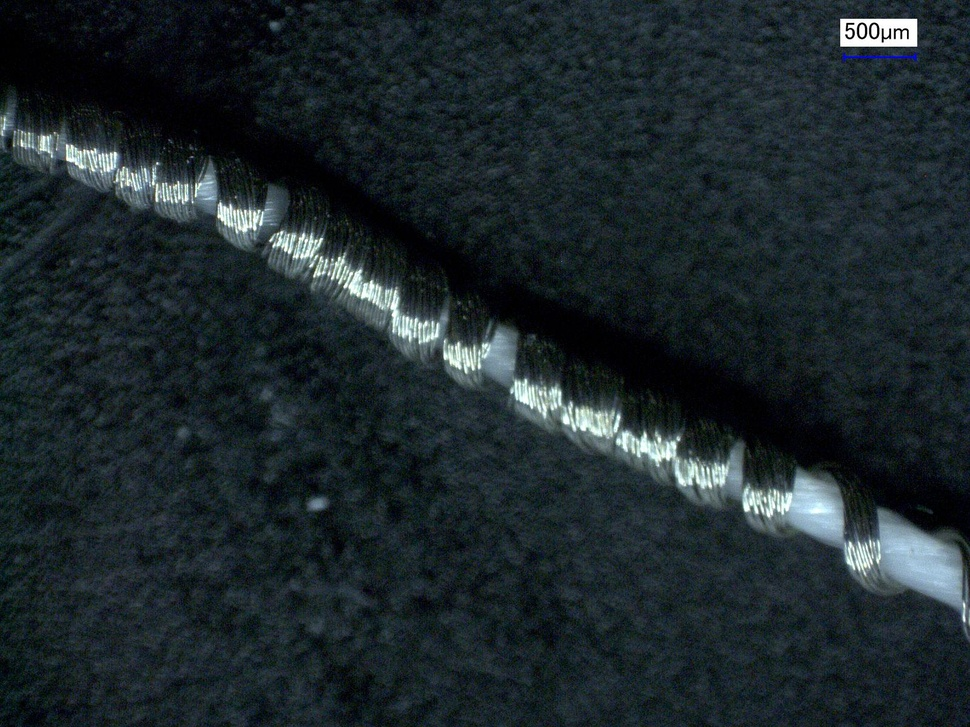
#> input picture image-processing/sample-images/Z50.jpg, 970 x 727 px, shrunk from 1600 x 1200 before the run
$ python pitch_estimate.py   (older library calls are emulated)
#> lines starting #> are read from the running program, lines starting #| are printed output that depends on the picture; after the words box and inside, x2 and y2 are one past the last pixel; in counts of white or black regions, pixels touching at a corner belong together
import cv2
import numpy as np
from scipy.signal import find_peaks
from scipy.ndimage import gaussian_filter, gaussian_filter1d
import matplotlib.pyplot as plt
from dataclasses import dataclass
import os

@dataclass
class PitchResult:
    pitches_um: np.ndarray
    mean_pitch_um: float
    std_pitch_um: float
    num_wraps: int
    confidence: str
    scale_um_per_px: float
    texture_angle_deg: float
    thread_angle_deg: float

def auto_detect_scale_bar(img_color: np.ndarray, expected_um: float = 500) -> float:
    """Auto-detect blue scale bar and return μm per pixel."""
    h, w = img_color.shape[:2]
    hsv = cv2.cvtColor(img_color, cv2.COLOR_BGR2HSV)
    blue_mask = cv2.inRange(hsv, (100, 80, 100), (130, 255, 255))
    contours, _ = cv2.findContours(blue_mask, cv2.RETR_EXTERNAL, cv2.CHAIN_APPROX_SIMPLE)

    best_width = None
    for cnt in contours:
        x, y, cw, ch = cv2.boundingRect(cnt)
        aspect = cw / max(ch, 1)
        if cw > 50 and aspect > 4 and y < h // 3:
            if best_width is None or cw > best_width:
                best_width = cw

    if best_width is not None:
        um_per_px = expected_um / best_width
        print(f"  Scale bar: {best_width}px = {expected_um}μm → {um_per_px:.3f} μm/px")
        return um_per_px

    print("  WARNING: Scale bar not detected, using default 2.0 μm/px")
    return 2.0

def compute_wrap_angle(img: np.ndarray, sigma: float = 3.0) -> float:
    """
    Compute wrap angle using combined approach.
    Returns the TEXTURE direction angle in degrees.
    The actual FIBER angle will be perpendicular to this.
    """

    # Method 1: Hough lines - look for diagonal lines
    edges = cv2.Canny(img, 50, 150)
    lines = cv2.HoughLinesP(edges, 1, np.pi/180, 30,
                            minLineLength=30, maxLineGap=10)

    hough_angle = None
    if lines is not None:
        angles = []
        lengths = []

        for line in lines:
            x1, y1, x2, y2 = line[0]
            angle = np.degrees(np.arctan2(y2 - y1, x2 - x1))
            length = np.sqrt((x2-x1)**2 + (y2-y1)**2)

            # Keep diagonal lines (20-70° from horizontal, either direction)
            abs_angle = abs(angle)
            if 20 < abs_angle < 70:
                angles.append(angle)
                lengths.append(length)

        if len(angles) >= 5:
            angles = np.array(angles)
            lengths = np.array(lengths)
            hough_angle = np.average(angles, weights=lengths)

    # Method 2: Structure tensor on interior
    thread_mask = img > np.percentile(img, 50)
    kernel = np.ones((10, 10), np.uint8)
    interior_mask = cv2.erode(thread_mask.astype(np.uint8), kernel, iterations=1)

    tensor_angle = None
    if np.sum(interior_mask) > 500:
        img_float = img.astype(np.float64)
        Ix = cv2.Sobel(img_float, cv2.CV_64F, 1, 0, ksize=3)
        Iy = cv2.Sobel(img_float, cv2.CV_64F, 0, 1, ksize=3)

        Ixx = gaussian_filter(Ix * Ix, sigma=sigma)
        Iyy = gaussian_filter(Iy * Iy, sigma=sigma)
        Ixy = gaussian_filter(Ix * Iy, sigma=sigma)

        orientation = 0.5 * np.arctan2(2 * Ixy, Ixx - Iyy)
        trace = Ixx + Iyy
        det_term = np.sqrt((Ixx - Iyy)**2 + 4 * Ixy**2)
        coherence = det_term / (trace + 1e-10)

        valid = (interior_mask > 0) & (coherence > 0.3)

        if np.sum(valid) > 100:
            weights = coherence[valid]
            angles_t = orientation[valid]
            sin_sum = np.sum(np.sin(2 * angles_t) * weights)
            cos_sum = np.sum(np.cos(2 * angles_t) * weights)
            tensor_angle = np.degrees(0.5 * np.arctan2(sin_sum, cos_sum))

    # Combine results - prefer diagonal angles
    final_angle = None

    if hough_angle is not None and abs(hough_angle) > 20:
        final_angle = hough_angle
    elif tensor_angle is not None and abs(tensor_angle) > 20:
        final_angle = tensor_angle

    # If we didn't find good diagonal angles, use default
    if final_angle is None:
        final_angle = -45.0

    # CRITICAL FIX: Structure tensor finds gradient direction (perpendicular to fibers)
    # We need the FIBER direction, so add 90°
    # Also NEGATE because image Y-axis is inverted
    fiber_angle = (final_angle + 90.0)

    # Normalize to -90 to +90 range
    if fiber_angle > 90:
        fiber_angle -= 180
    elif fiber_angle < -90:
        fiber_angle += 180

    return fiber_angle


def estimate_pitch(image_path: str, show_plots: bool = True,
                   output_dir: str = ".") -> PitchResult:
    """
    Estimate yarn pitch with wrap-angle-aligned detection lines.
    """

    # === STEP 1: Load and enhance ===
    img = cv2.imread(image_path, cv2.IMREAD_GRAYSCALE)
    img_color = cv2.imread(image_path)

    if img is None:
        raise FileNotFoundError(f"Could not load: {image_path}")

    fname = os.path.basename(image_path)
    print(f"\nProcessing: {fname}")

    um_per_px = auto_detect_scale_bar(img_color)

    clahe = cv2.createCLAHE(clipLimit=2.0, tileGridSize=(8,8))
    img_enhanced = clahe.apply(img)

    # === STEP 2: Detect thread axis angle, rotate horizontal ===
    edges = cv2.Canny(img_enhanced, 50, 150)
    lines = cv2.HoughLinesP(edges, 1, np.pi/180, 50, minLineLength=80, maxLineGap=20)

    thread_angle = 0
    if lines is not None:
        angles = [np.arctan2(l[0][3]-l[0][1], l[0][2]-l[0][0]) for l in lines]
        angles = [a for a in angles if abs(a) < np.pi/4]
        if angles:
            thread_angle = np.degrees(np.median(angles))

    h, w = img_enhanced.shape
    M = cv2.getRotationMatrix2D((w//2, h//2), thread_angle, 1.0)
    img_rot = cv2.warpAffine(img_enhanced, M, (w, h))
    img_color_rot = cv2.warpAffine(img_color, M, (w, h))

    # === STEP 3: Detect wrap angle ===
    wrap_angle = compute_wrap_angle(img_rot, sigma=3.0)

    print(f"  Thread axis: {thread_angle:.1f}°, Wrap angle: {wrap_angle:.1f}°")

    # === STEP 4: Create 1D intensity profile ===
    strip_h = h // 3
    y1, y2 = h//2 - strip_h//2, h//2 + strip_h//2
    strip = img_rot[y1:y2, :]
    profile = np.mean(strip, axis=0)

    # === STEP 5: Smooth and find peaks ===
    sigma = 5
    min_dist_px = 40
    prom_factor = 0.08

    profile_smooth = gaussian_filter1d(profile, sigma=sigma)
    prominence = (np.max(profile_smooth) - np.min(profile_smooth)) * prom_factor

    peaks, _ = find_peaks(profile_smooth, distance=min_dist_px, prominence=prominence)

    # === STEP 6: Calculate pitch ===
    if len(peaks) < 2:
        return PitchResult(np.array([]), 0, 0, len(peaks), "FAILED",
                          um_per_px, wrap_angle, thread_angle)

    distances_px = np.diff(peaks)
    pitches_um = distances_px * um_per_px

    # Remove outliers
    if len(pitches_um) >= 4:
        q1, q3 = np.percentile(pitches_um, [25, 75])
        iqr = q3 - q1
        mask = (pitches_um >= q1 - 1.5*iqr) & (pitches_um <= q3 + 1.5*iqr)
        pitches_clean = pitches_um[mask] if np.sum(mask) >= 2 else pitches_um
    else:
        pitches_clean = pitches_um

    mean_pitch = np.mean(pitches_clean)
    std_pitch = np.std(pitches_clean)
    cv = std_pitch / mean_pitch if mean_pitch > 0 else 1

    if len(peaks) >= 10 and cv < 0.20:
        confidence = "HIGH"
    elif len(peaks) >= 5 and cv < 0.35:
        confidence = "MEDIUM"
    else:
        confidence = "LOW"

    print(f"  Detected {len(peaks)} wraps, pitch: {mean_pitch:.1f} ± {std_pitch:.1f} μm")

    # === Visualization with ANGLED lines ===
    if show_plots:
        fig, axes = plt.subplots(2, 2, figsize=(14, 10))
        fig.suptitle(f'Pitch Analysis: {fname}', fontsize=14, fontweight='bold')

        # Original
        axes[0,0].imshow(cv2.cvtColor(img_color, cv2.COLOR_BGR2RGB))
        axes[0,0].set_title(f'Original (thread axis: {thread_angle:.1f}°)')
        axes[0,0].axis('off')

        # Rotated with ANGLED detection lines
        vis = img_color_rot.copy()

        # wrap_angle is already the FIBER direction (from compute_wrap_angle)
        # Lines marking wraps should be PARALLEL to fiber direction
        line_rad = np.radians(wrap_angle)
        line_half_len = strip_h // 2 + 20  # Half length of each line

        # Draw lines parallel to fiber direction through each detected peak
        for pk in peaks:
            # Center point of line
            cx = pk
            cy = h // 2

            # Line endpoints using fiber angle (parallel to wraps)
            dx = int(line_half_len * np.cos(line_rad))
            dy = int(line_half_len * np.sin(line_rad))

            pt1 = (cx - dx, cy - dy)
            pt2 = (cx + dx, cy + dy)

            cv2.line(vis, pt1, pt2, (0, 255, 0), 2)

        # Draw pitch arrows
        for i in range(min(5, len(peaks)-1)):
            x1, x2 = peaks[i], peaks[i+1]
            y_arr = y1 - 25
            cv2.arrowedLine(vis, (x1, y_arr), (x2, y_arr), (0, 255, 255), 2)
            cv2.putText(vis, f'{pitches_um[i]:.0f}um',
                       ((x1+x2)//2 - 30, y_arr - 8),
                       cv2.FONT_HERSHEY_SIMPLEX, 0.45, (0, 255, 255), 1)

        axes[0,1].imshow(cv2.cvtColor(vis, cv2.COLOR_BGR2RGB))
        axes[0,1].set_title(f'Detected Wraps (n={len(peaks)}, fiber angle: {wrap_angle:.1f}°)')
        axes[0,1].axis('off')

        # Profile
        x_um = np.arange(len(profile_smooth)) * um_per_px
        axes[1,0].plot(x_um, profile_smooth, 'b-', lw=1.5, label='Intensity')
        axes[1,0].plot(x_um[peaks], profile_smooth[peaks], 'r^', ms=8, label='Wraps')
        axes[1,0].set_xlabel('Position (μm)')
        axes[1,0].set_ylabel('Intensity')
        axes[1,0].set_title('Intensity Profile Along Thread')
        axes[1,0].legend()
        axes[1,0].grid(True, alpha=0.3)

        # Histogram
        if len(pitches_um) >= 2:
            axes[1,1].hist(pitches_um, bins=max(3, len(pitches_um)//2),
                          color='steelblue', edgecolor='white', alpha=0.7)
            axes[1,1].axvline(mean_pitch, color='red', ls='--', lw=2,
                             label=f'Mean: {mean_pitch:.1f} μm')
            axes[1,1].axvspan(mean_pitch-std_pitch, mean_pitch+std_pitch,
                             alpha=0.2, color='red', label=f'±σ: {std_pitch:.1f} μm')
            axes[1,1].legend()
        axes[1,1].set_xlabel('Pitch (μm)')
        axes[1,1].set_ylabel('Count')
        axes[1,1].set_title(f'Pitch Distribution | Confidence: {confidence}')

        summary = f"Mean Pitch: {mean_pitch:.1f} ± {std_pitch:.1f} μm | Wraps: {len(peaks)} | Texture∠: {wrap_angle:.1f}° | Confidence: {confidence}"
        fig.text(0.5, 0.02, summary, ha='center', fontsize=11,
                bbox=dict(boxstyle='round', facecolor='lightgreen', alpha=0.8))

        plt.tight_layout(rect=[0, 0.05, 1, 0.95])
        out_path = os.path.join(output_dir, f'pitch_result_{fname.replace(".jpg",".png")}')
        plt.savefig(out_path, dpi=150, bbox_inches='tight')
        plt.close()
        print(f"  Saved: {out_path}")

    return PitchResult(pitches_um, mean_pitch, std_pitch, len(peaks), confidence,
                      um_per_px, wrap_angle, thread_angle)


def run_batch(image_paths: list, output_dir: str = "."):
    """Process multiple images."""
    print("\n" + "="*80)
    print("YARN PITCH ESTIMATION - WRAP ANGLE ALIGNED")
    print("="*80)

    results = []
    for path in image_paths:
        r = estimate_pitch(path, show_plots=True, output_dir=output_dir)
#> in estimate_pitch, img_color is the input picture: shape (727, 970, 3); mean B, G, R 44, 40, 29.4
#> in auto_detect_scale_bar, `blue_mask = cv2.inRange(hsv, (100, 80, 100), (130, 255, 255))`:
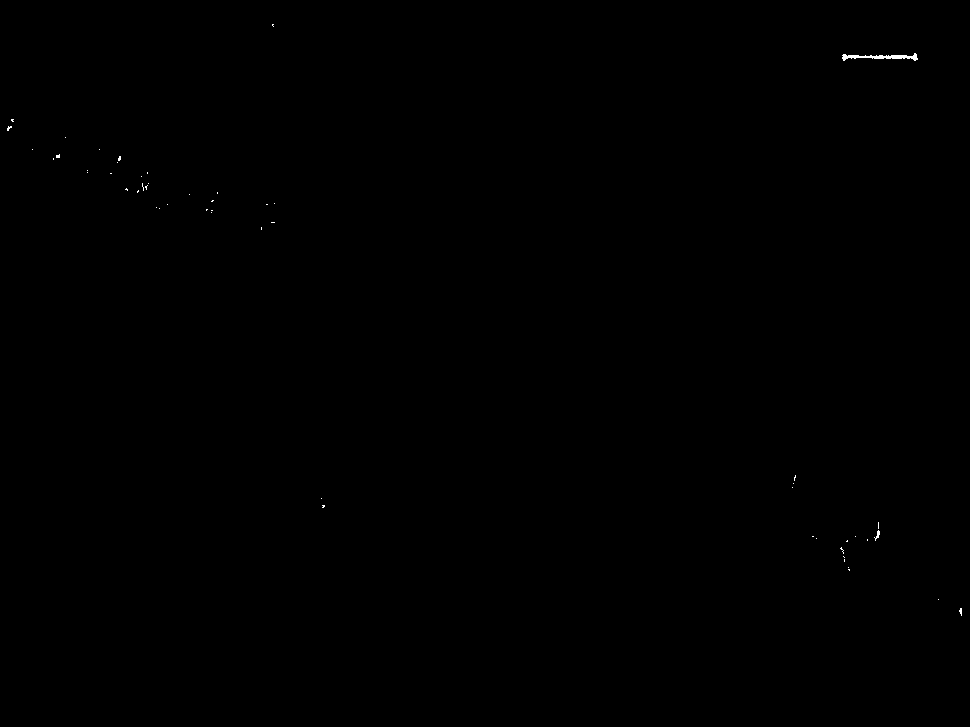
#> blue_mask: shape (727, 970); 0.07% white in thin lines or dots, all inside (x1, y1, x2, y2) = (7, 24, 962, 616)
#> in auto_detect_scale_bar, `contours, _ = cv2.findContours(blue_mask, cv2.RETR_EXTERNAL, cv2.CHAIN..`: contours = 53 contours, 52 with area under 20; largest, box (x1, y1, x2, y2) and area: (842, 53, 918, 61) 182
#> the loop in auto_detect_scale_bar, `for cnt in contours:` made 53 passes
#> (x, y, cw, ch, aspect, best_width) on pass 52: (842, 53, 76, 8, 9.5, 76)
#> after the loop in auto_detect_scale_bar, `for cnt in contours:`: best_width = 76
#> in auto_detect_scale_bar, `um_per_px = expected_um / best_width`: um_per_px = 6.58
#|   Scale bar: 76px = 500μm → 6.579 μm/px
#> in estimate_pitch, `lines = cv2.HoughLinesP(edges, 1, np.pi/180, 50, minLineLength=80, max..`: lines = 1707 rows, first 6: [1, 708, 709, 0], [628, 334, 962, 0], [171, 726, 555, 342], [257, 725, 613, 369], [21, 725, 452, 294], [80, 720, 489, 311]
#> in estimate_pitch, `angles = [np.arctan2(l[0][3]-l[0][1], l[0][2]-l[0][0]) for l in lines]`: angles = 1707 values, max 1.56 at index 1079, min -1.57 at index 640, mean -0.615
#> in estimate_pitch, `angles = [a for a in angles if abs(a) < np.pi/4]`: angles = 356 values, max 0.769 at index 296, min -0.774 at index 282, mean -0.316
#> in estimate_pitch, `thread_angle = np.degrees(np.median(angles))`: thread_angle = -29.46
#> in estimate_pitch, `M = cv2.getRotationMatrix2D((w//2, h//2), thread_angle, 1.0)`: M = [[0.871, -0.492, 241.2], [0.492, 0.871, -191.6]]
#> in compute_wrap_angle, `edges = cv2.Canny(img, 50, 150)`:
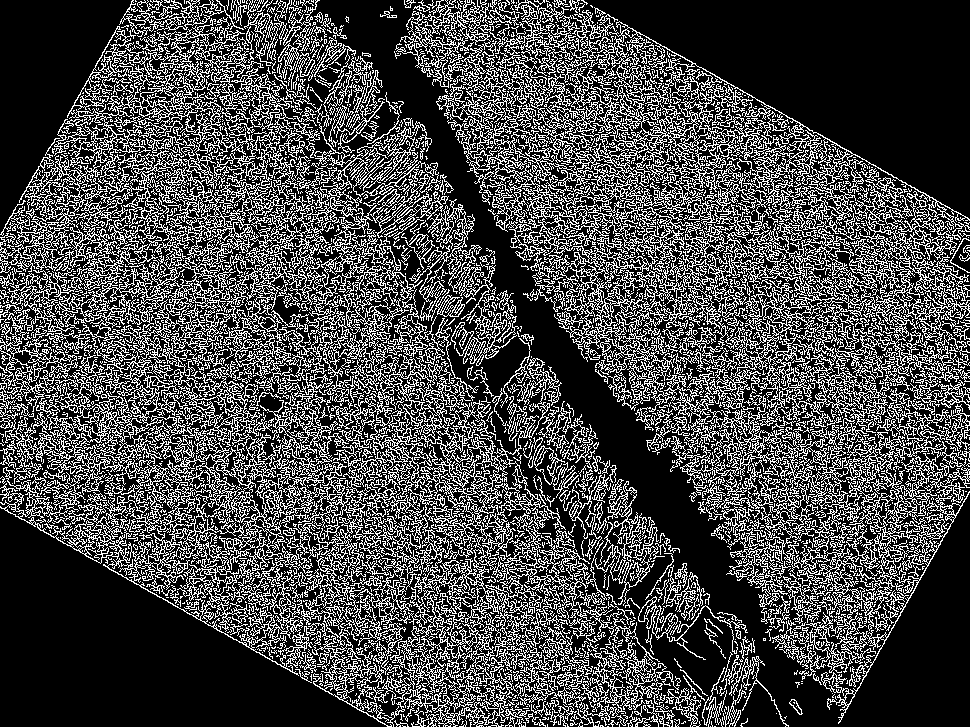
#> edges: shape (727, 970); 28.1% white in thin lines or dots
#> the loop in compute_wrap_angle, `for line in lines:` made 4014 passes
#> (x1, y1, x2, y2, angle, length, abs_angle) on passes 1 to 3: (0, 237, 460, 395, 18.96, 486.4, 18.96), (42, 159, 406, 523, 45, 514.8, 45), (62, 196, 367, 222, 4.87, 306.1, 4.87)
#|   Thread axis: -29.5°, Wrap angle: -68.4°
#> in estimate_pitch, `strip = img_rot[y1:y2, :]`:
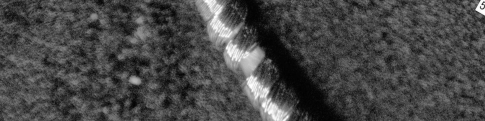
#> strip: shape (242, 970) (shown at 1/2 size); min 2, max 255, mean 70.7
#|   Detected 7 wraps, pitch: 638.2 ± 245.6 μm
#> the loop in estimate_pitch, `for pk in peaks:` made 7 passes
#> pk on passes 1 to 4: 67, 210, 293, 431
#> the loop in estimate_pitch, `for i in range(min(5, len(peaks)-1)):` made 5 passes
#> after the loop in estimate_pitch, `for i in range(min(5, len(peaks)-1)):`:
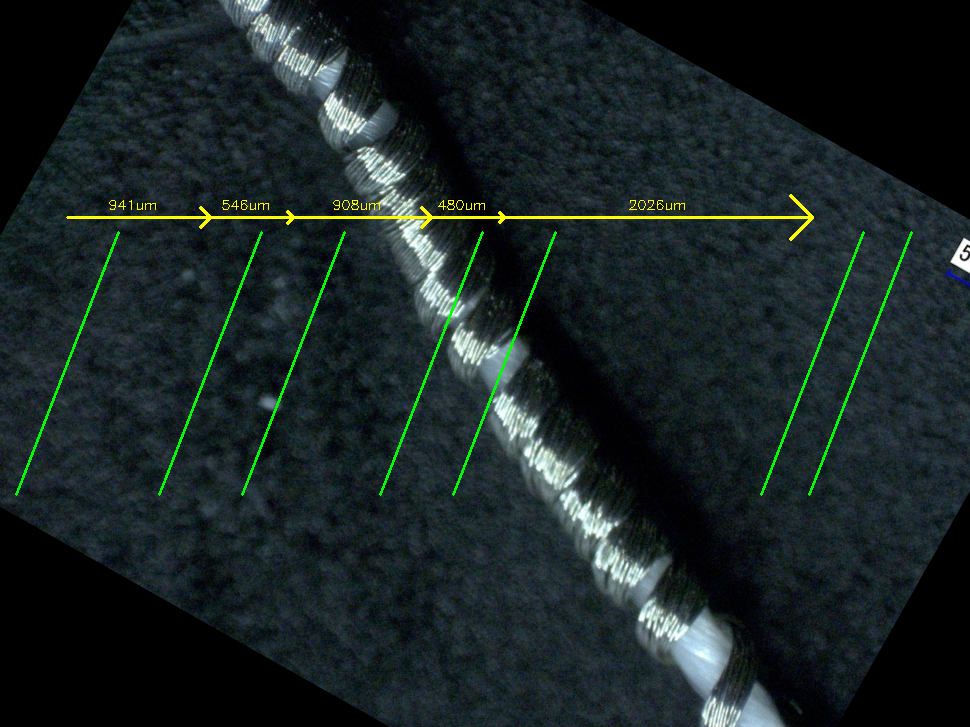
#> vis: shape (727, 970, 3); mean B, G, R 36.4, 36.3, 25.5
#> in estimate_pitch, `plt.savefig(out_path, dpi=150, bbox_inches='tight')`:
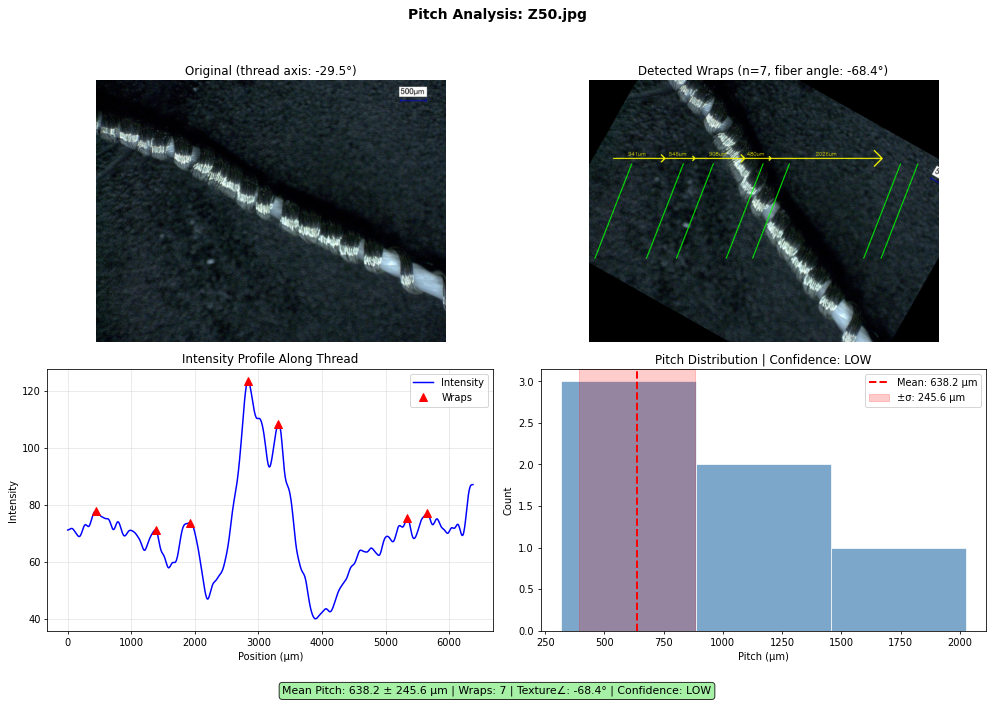
#> figure drawn by matplotlib, 4 panels; panel 3: curve peaks at x = 2835.5, y = 123.6; panel 4: tallest bar 3 high, from x = 315.8 to 886
        results.append((os.path.basename(path), r))

    print("\n" + "="*80)
    print("SUMMARY")
    print("="*80)
    print(f"{'Image':<18} {'Mean Pitch':>12} {'Std Dev':>10} {'Wraps':>6} {'Texture∠':>10} {'Conf':>10}")
    print("-"*80)

    for fname, r in results:
        print(f"{fname:<18} {r.mean_pitch_um:>10.1f} μm {r.std_pitch_um:>8.1f} μm "
              f"{r.num_wraps:>6} {r.texture_angle_deg:>9.1f}° {r.confidence:>10}")
#> this loop made 3 passes
#> fname on passes 1 to 3: 'Z50.jpg', 'Z100.jpg', 'Z150.jpg'
#> (printed output is left out)

    print("="*80)
    return results


if __name__ == "__main__":
    images = [
        "sample-images/Z50.jpg",
        "sample-images/Z100.jpg",
        "sample-images/Z150.jpg"
    ]
    run_batch(images, output_dir="results")
